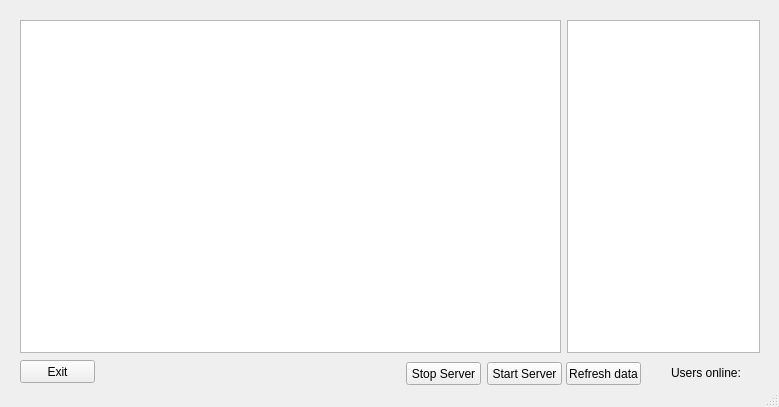
<?xml version="1.0" encoding="UTF-8"?>
<ui version="4.0">
 <class>MainWindow</class>
 <widget class="QMainWindow" name="MainWindow">
  <property name="geometry">
   <rect>
    <x>0</x>
    <y>0</y>
    <width>779</width>
    <height>407</height>
   </rect>
  </property>
  <property name="minimumSize">
   <size>
    <width>779</width>
    <height>407</height>
   </size>
  </property>
  <property name="windowTitle">
   <string>Server manager v0.1</string>
  </property>
  <widget class="QWidget" name="centralwidget">
   <property name="sizePolicy">
    <sizepolicy hsizetype="Expanding" vsizetype="Expanding">
     <horstretch>0</horstretch>
     <verstretch>0</verstretch>
    </sizepolicy>
   </property>
   <property name="minimumSize">
    <size>
     <width>779</width>
     <height>387</height>
    </size>
   </property>
   <widget class="QPushButton" name="ExitButton">
    <property name="geometry">
     <rect>
      <x>20</x>
      <y>360</y>
      <width>75</width>
      <height>23</height>
     </rect>
    </property>
    <property name="minimumSize">
     <size>
      <width>75</width>
      <height>23</height>
     </size>
    </property>
    <property name="maximumSize">
     <size>
      <width>75</width>
      <height>23</height>
     </size>
    </property>
    <property name="text">
     <string>Exit</string>
    </property>
   </widget>
   <widget class="QWidget" name="layoutWidget">
    <property name="geometry">
     <rect>
      <x>20</x>
      <y>20</y>
      <width>740</width>
      <height>333</height>
     </rect>
    </property>
    <layout class="QHBoxLayout" name="horizontalLayout">
     <property name="sizeConstraint">
      <enum>QLayout::SetMinimumSize</enum>
     </property>
     <item>
      <widget class="QTableView" name="LogView">
       <property name="minimumSize">
        <size>
         <width>541</width>
         <height>331</height>
        </size>
       </property>
       <property name="maximumSize">
        <size>
         <width>65555</width>
         <height>65555</height>
        </size>
       </property>
      </widget>
     </item>
     <item>
      <widget class="QTableWidget" name="UserList">
       <property name="sizePolicy">
        <sizepolicy hsizetype="Fixed" vsizetype="Expanding">
         <horstretch>0</horstretch>
         <verstretch>0</verstretch>
        </sizepolicy>
       </property>
       <property name="minimumSize">
        <size>
         <width>191</width>
         <height>331</height>
        </size>
       </property>
       <property name="maximumSize">
        <size>
         <width>65555</width>
         <height>65555</height>
        </size>
       </property>
       <property name="autoScroll">
        <bool>false</bool>
       </property>
       <property name="dragEnabled">
        <bool>true</bool>
       </property>
       <property name="verticalScrollMode">
        <enum>QAbstractItemView::ScrollPerPixel</enum>
       </property>
      </widget>
     </item>
    </layout>
   </widget>
   <widget class="QWidget" name="layoutWidget">
    <property name="geometry">
     <rect>
      <x>400</x>
      <y>360</y>
      <width>371</width>
      <height>27</height>
     </rect>
    </property>
    <layout class="QHBoxLayout" name="horizontalLayout_4">
     <property name="spacing">
      <number>4</number>
     </property>
     <property name="leftMargin">
      <number>6</number>
     </property>
     <item>
      <layout class="QHBoxLayout" name="horizontalLayout_3">
       <property name="spacing">
        <number>6</number>
       </property>
       <item>
        <widget class="QPushButton" name="StopButton">
         <property name="minimumSize">
          <size>
           <width>75</width>
           <height>23</height>
          </size>
         </property>
         <property name="maximumSize">
          <size>
           <width>75</width>
           <height>23</height>
          </size>
         </property>
         <property name="text">
          <string>Stop Server</string>
         </property>
        </widget>
       </item>
       <item>
        <widget class="QPushButton" name="StartButton">
         <property name="minimumSize">
          <size>
           <width>75</width>
           <height>23</height>
          </size>
         </property>
         <property name="maximumSize">
          <size>
           <width>75</width>
           <height>23</height>
          </size>
         </property>
         <property name="text">
          <string>Start Server</string>
         </property>
         <property name="checkable">
          <bool>false</bool>
         </property>
        </widget>
       </item>
      </layout>
     </item>
     <item>
      <layout class="QHBoxLayout" name="horizontalLayout_2">
       <property name="spacing">
        <number>30</number>
       </property>
       <property name="leftMargin">
        <number>0</number>
       </property>
       <property name="rightMargin">
        <number>0</number>
       </property>
       <item>
        <widget class="QPushButton" name="RefreshButton">
         <property name="sizePolicy">
          <sizepolicy hsizetype="Minimum" vsizetype="Fixed">
           <horstretch>0</horstretch>
           <verstretch>0</verstretch>
          </sizepolicy>
         </property>
         <property name="minimumSize">
          <size>
           <width>75</width>
           <height>23</height>
          </size>
         </property>
         <property name="maximumSize">
          <size>
           <width>75</width>
           <height>23</height>
          </size>
         </property>
         <property name="text">
          <string>Refresh data</string>
         </property>
        </widget>
       </item>
       <item>
        <widget class="QLabel" name="OnlineUserslabel">
         <property name="sizePolicy">
          <sizepolicy hsizetype="MinimumExpanding" vsizetype="Fixed">
           <horstretch>0</horstretch>
           <verstretch>0</verstretch>
          </sizepolicy>
         </property>
         <property name="minimumSize">
          <size>
           <width>70</width>
           <height>16</height>
          </size>
         </property>
         <property name="maximumSize">
          <size>
           <width>100</width>
           <height>16</height>
          </size>
         </property>
         <property name="mouseTracking">
          <bool>false</bool>
         </property>
         <property name="toolTip">
          <string extracomment="Кол-во пользователей онлайн"/>
         </property>
         <property name="toolTipDuration">
          <number>3</number>
         </property>
         <property name="styleSheet">
          <string notr="true"/>
         </property>
         <property name="text">
          <string>Users online:</string>
         </property>
         <property name="textInteractionFlags">
          <set>Qt::LinksAccessibleByMouse|Qt::TextSelectableByMouse</set>
         </property>
        </widget>
       </item>
      </layout>
     </item>
    </layout>
   </widget>
  </widget>
  <widget class="QStatusBar" name="statusbar"/>
 </widget>
 <resources/>
 <connections/>
</ui>
